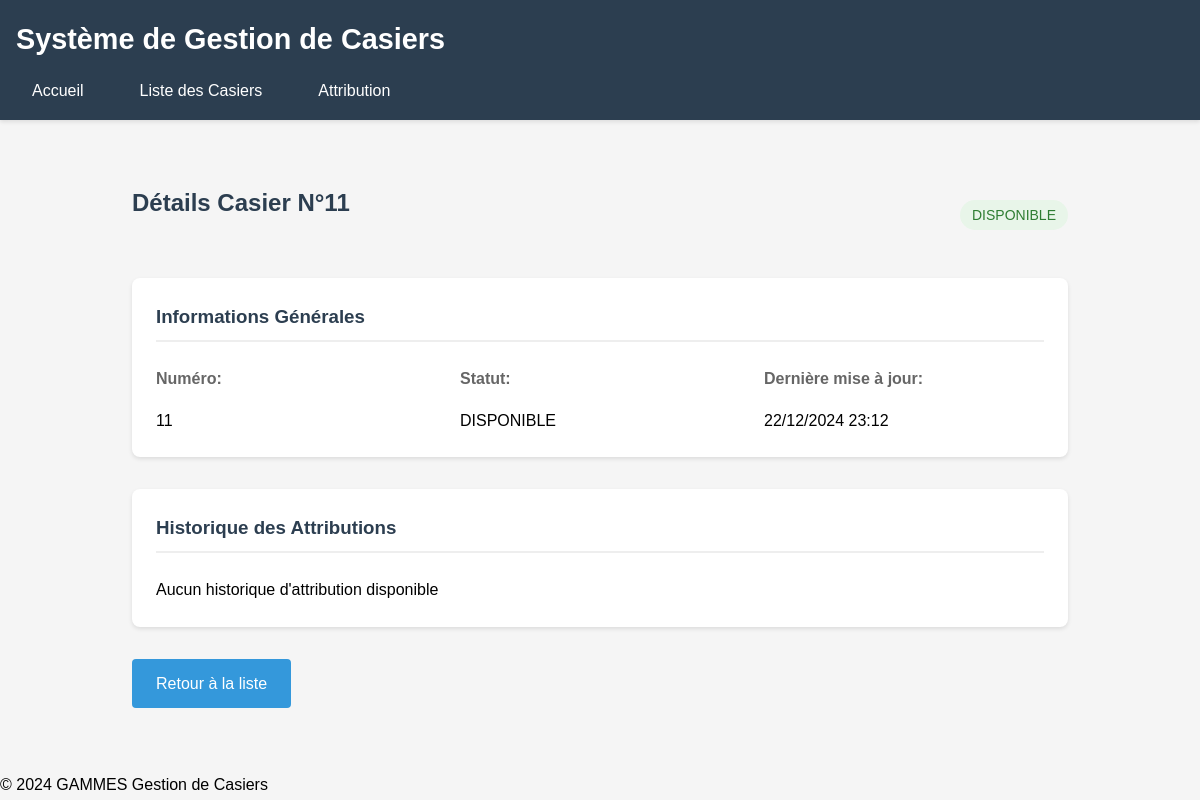
The page /locker-system/public/lockers/details/11 on the database its author committed.
### tables this page shows
CREATE TABLE `lockers` (
  `id` int NOT NULL AUTO_INCREMENT,
  `locker_number` varchar(10) NOT NULL,
  `status` enum('DISPONIBLE','ATTRIBUE','MAINTENANCE') DEFAULT 'DISPONIBLE',
  `last_update` timestamp NULL DEFAULT CURRENT_TIMESTAMP ON UPDATE CURRENT_TIMESTAMP,
  `is_active` tinyint(1) DEFAULT '1',
  `created_at` timestamp NULL DEFAULT CURRENT_TIMESTAMP,
  `updated_at` timestamp NULL DEFAULT CURRENT_TIMESTAMP ON UPDATE CURRENT_TIMESTAMP,
  PRIMARY KEY (`id`),
  UNIQUE KEY `locker_number` (`locker_number`),
  KEY `idx_locker_status` (`status`)
);

### src/Controllers/BaseController.php (called while the page is built, shortened)
<?php
class BaseController {
    protected function render($view, $data = []) {
        extract($data);
        require_once __DIR__ . "/../Views/$view.php";
        return ob_get_clean();
    }
}

### config/database.php (called while the page is built)
<?php
return [
    'host' => 'localhost',
    'dbname' => 'locker_system',
    'username' => 'root',
    'password' => 'root',
    'charset' => 'utf8mb4'
];

### src/Models/BaseModel.php (called while the page is built, shortened)
<?php
class BaseModel {
    protected $db;
    protected $table;
    public function __construct() {
        $config = require __DIR__ . '/../../config/database.php';
        try {
            $this->db = new PDO(
                "mysql:host={$config['host']};dbname={$config['dbname']};charset={$config['charset']}",
                $config['username'],
                $config['password'],
                [
                    PDO::ATTR_ERRMODE => PDO::ERRMODE_EXCEPTION,
                    PDO::ATTR_DEFAULT_FETCH_MODE => PDO::FETCH_ASSOC,
                    PDO::ATTR_EMULATE_PREPARES => false
                ]
            );
        } catch (PDOException $e) {
            die("Erreur de connexion : " . $e->getMessage());
        }
    }
    public function findById($id) {
        $sql = "SELECT * FROM {$this->table} WHERE id = ?";
        $stmt = $this->db->prepare($sql);
        $stmt->execute([$id]);
        return $stmt->fetch();
    }
}

### src/Views/lockers/details.php (the view, shortened to what this page needs)
<div class="details-container">
    <div class="details-header">
        <h2>Détails Casier N°<?= htmlspecialchars($locker['locker_number']) ?></h2>
        <div class="status-badge status-<?= strtolower($locker['status']) ?>">
            <?= htmlspecialchars($locker['status']) ?>
        </div>
    </div>
    <div class="details-card">
        <h3>Informations Générales</h3>
        <div class="info-grid">
            <div class="info-item">
                <label>Numéro:</label>
                <span><?= htmlspecialchars($locker['locker_number']) ?></span>
            </div>
            <div class="info-item">
                <label>Statut:</label>
                <span><?= htmlspecialchars($locker['status']) ?></span>
            </div>
            <div class="info-item">
                <label>Dernière mise à jour:</label>
                <span><?= date('d/m/Y H:i', strtotime($locker['last_update'])) ?></span>
            </div>
        </div>
    </div>
<div class="details-card">
    <h3>Historique des Attributions</h3>
    <?php if (!empty($history)): ?>
        <table class="history-table">
            <thead>
                <tr>
                    <th>Date</th>
                    <th>Utilisateur</th>
                    <th>Statut</th>
                    <th>Notes</th>
                    <th>Service</th>
                    <th>TS</th>
                    <th>Date retour prévue</th>
                    <th>Type</th>
                </tr>
            </thead>
            <tbody>
                <?php foreach ($history as $record): ?>
                <tr>
                    <td><?= date('d/m/Y', strtotime($record['assignment_date'])) ?></td>
                    <td><?= htmlspecialchars($record['first_name'] . ' ' . $record['last_name']) ?></td>
                    <td>
                        <span class="status-badge status-<?= strtolower($record['status']) ?>">
                            <?= htmlspecialchars($record['status']) ?>
                        </span>
                    </td>
                    <td><?= nl2br(htmlspecialchars($record['notes'])) ?></td>
                    <td><?= htmlspecialchars($record['service']) ?></td>
                    <td><?= htmlspecialchars($record['ts_name']) ?></td>
                    <td><?= $record['expected_return_date'] ? date('d/m/Y', strtotime($record['expected_return_date'])) : '-' ?></td>
                    <td><?= htmlspecialchars($record['assignment_type'] ?? 'Attribution standard') ?></td>
                </tr>
                <?php endforeach; ?>
            </tbody>
        </table>
    <?php else: ?>
        <p class="no-data">Aucun historique d'attribution disponible</p>
    <?php endif; ?>
</div>
    <div class="details-actions">
        <a href="<?= BASE_PATH ?>/lockers" class="button">Retour à la liste</a>
    </div>
</div>
<?php
require __DIR__ . '/../layouts/main.php';
?>

### public/css/style.css (style rules this page uses)
* { margin: 0; padding: 0; box-sizing: border-box; }
body { font-family: Arial, sans-serif; line-height: 1.6; background-color: #f5f5f5; }
label { display: block; margin-bottom: 0.5rem; font-weight: 600; }
.button, button[type="submit"] { display: inline-block; padding: 0.75rem 1.5rem; background-color: #3498db; color: white; border: none; border-radius: 4px; cursor: pointer; text-decoration: none; font-size: 1rem; transition: background-color 0.3s; }
h2 { margin-bottom: 1.5rem; color: #2c3e50; }
.status-badge { padding: 0.25rem 0.75rem; border-radius: 20px; font-size: 0.875rem; font-weight: 500; }
.status-disponible { background-color: #e8f5e9; color: #2e7d32; }
.details-container { max-width: 1000px; margin: 0 auto; padding: 2rem; }
.details-header { display: flex; justify-content: space-between; align-items: center; margin-bottom: 2rem; }
.details-card { background: white; border-radius: 8px; padding: 1.5rem; margin-bottom: 2rem; box-shadow: 0 2px 4px rgba(0,0,0,0.1); }
.details-card h3 { margin-bottom: 1.5rem; color: #2c3e50; border-bottom: 2px solid #eee; padding-bottom: 0.5rem; }
.info-grid { display: grid; grid-template-columns: repeat(auto-fit, minmax(250px, 1fr)); gap: 1.5rem; }
.info-item { display: flex; flex-direction: column; gap: 0.5rem; }
.info-item label { font-weight: 600; color: #666; }
.details-actions { display: flex; gap: 1rem; margin-top: 2rem; }

### rows shown on the page
lockers: locker_number "11", status "DISPONIBLE", last_update "22/12/2024 23:12"
